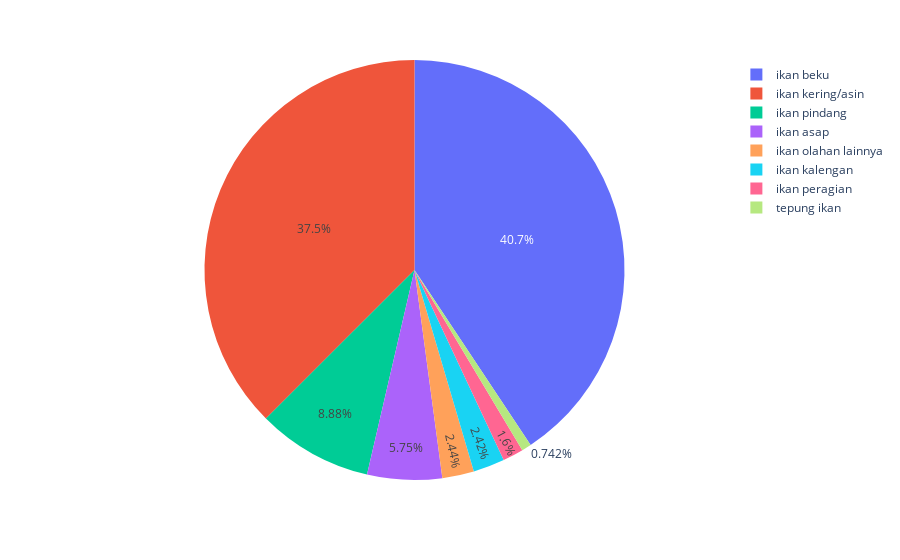

Write notebook code for a chart like this one.
### Code cell
poi.drop(poi.loc[poi['JenisOlahan']=='semua'].index, inplace=True)
px.pie(values = poi.Volume, names = poi.JenisOlahan)

### Figure 1 — Plotly figure (JSON) as saved in the notebook; plotly's stock layout.template omitted (floating-point values rounded to 4 significant figures; data arrays with more than 128 entries replaced by an {"elided": "..."} marker saying what was removed)
{"data": [{"domain": {"x": [0, 1], "y": [0, 1]}, "hovertemplate": "label=%{label}<br>value=%{value}<extra></extra>", "labels": {"elided": "5544 str values"}, "legendgroup": "", "name": "", "showlegend": true, "type": "pie", "values": {"elided": "5544 int values"}}], "layout": {"legend": {"tracegroupgap": 0}, "margin": {"t": 60}}}
